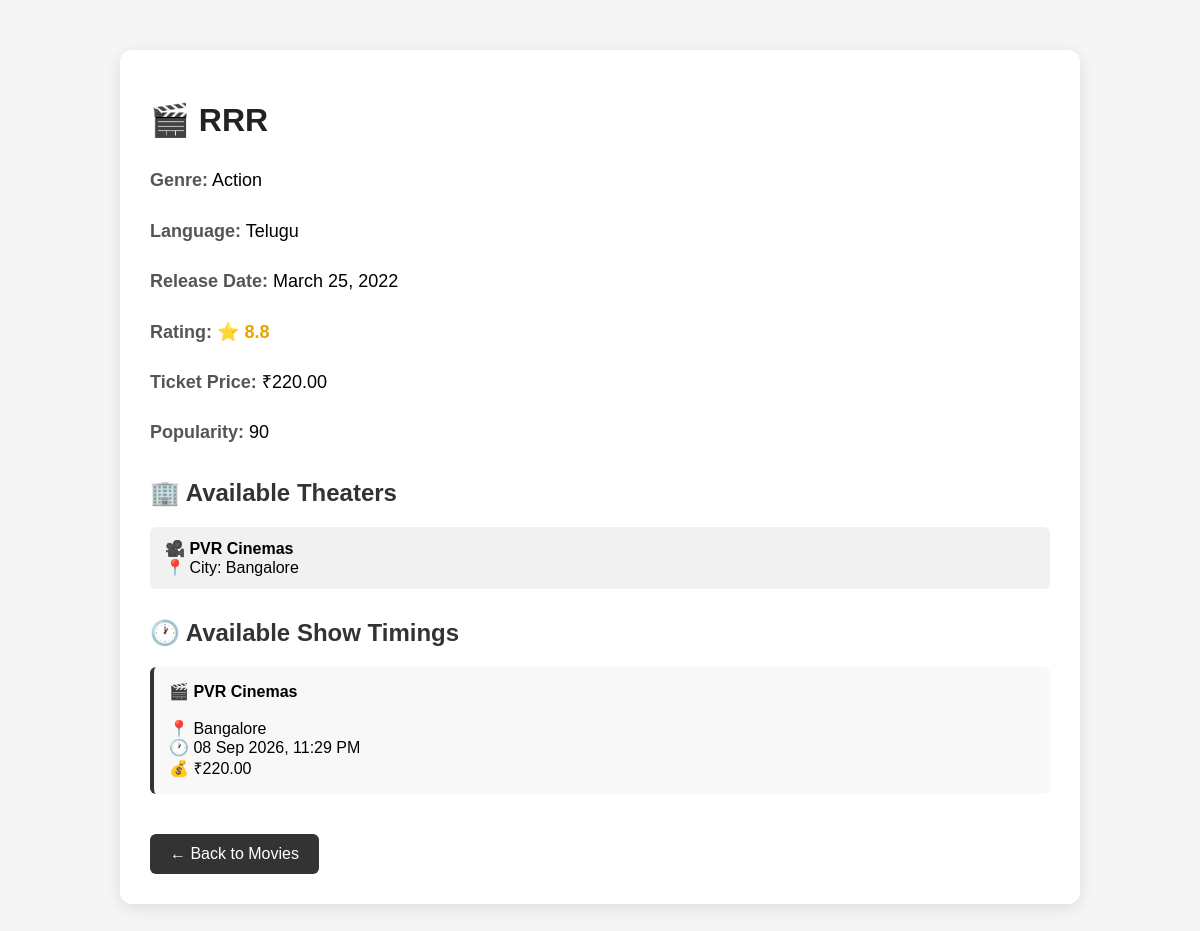
Page /movie/2/ (signed in) on the committed database.
### movies/models.py (models this page shows, shortened)
class Movie(models.Model):
    LANGUAGE_CHOICES = [
        ("Telugu", "Telugu"),
        ("Hindi", "Hindi"),
        ("Tamil", "Tamil"),
        ("Kannada", "Kannada"),
        ("English", "English"),
    ]
    title = models.CharField(
        max_length=200,
        db_index=True
    )
    genre = models.ForeignKey(
        Genre,
        on_delete=models.CASCADE,
        related_name="movies"
    )
    language = models.CharField(
        max_length=50,
        choices=LANGUAGE_CHOICES,
        db_index=True
    )
    release_date = models.DateField(
        db_index=True
    )
    rating = models.DecimalField(
        max_digits=3,
        decimal_places=1,
        default=0
    )
    ticket_price = models.DecimalField(
        max_digits=8,
        decimal_places=2
    )
    popularity = models.PositiveIntegerField(
        default=0,
        db_index=True
    )
    theaters = models.ManyToManyField(
        Theater,
        related_name="movies"
    )
    created_at = models.DateTimeField(
        auto_now_add=True
    )
    class Meta:
        indexes = [
            models.Index(
                fields=["title", "language"]
            ),
            models.Index(
                fields=["release_date", "rating"]
            ),
            models.Index(
                fields=["popularity"]
            ),
        ]

class Genre(models.Model):
    name = models.CharField(
        max_length=100,
        unique=True
    )

class Theater(models.Model):
    name = models.CharField(
        max_length=150
    )
    city = models.ForeignKey(
        City,
        on_delete=models.CASCADE,
        related_name="theaters"
    )

class City(models.Model):
    name = models.CharField(
        max_length=100,
        unique=True
    )

class Show(models.Model):
    movie = models.ForeignKey(
        Movie,
        on_delete=models.CASCADE,
        related_name="shows"
    )
    theater = models.ForeignKey(
        Theater,
        on_delete=models.CASCADE,
        related_name="shows"
    )
    show_time = models.DateTimeField(
        db_index=True
    )
    ticket_price = models.DecimalField(
        max_digits=8,
        decimal_places=2
    )
    class Meta:
        indexes = [
            models.Index(
                fields=["movie", "show_time"]
            ),
            models.Index(
                fields=["theater", "show_time"]
            ),
        ]

### movies/views.py (the view)
@login_required
def movie_detail(request, movie_id):
    movie = get_object_or_404(
        Movie.objects
        .select_related("genre")
        .prefetch_related("theaters__city"),
        id=movie_id
    )
    RecentlyViewed.objects.update_or_create(
        user=request.user,
        movie=movie,
        defaults={
            "viewed_at": timezone.now()
        }
    )
    return render(
        request,
        "movies/movie_detail.html",
        {
            "movie": movie
        }
    )

### movies/templates/movies/movie_detail.html (shortened to what this page needs)
<!DOCTYPE html>
<html lang="en">
<head>
</head>
<body>
<div class="container">
    <h1>🎬 {{ movie.title }}</h1>
    <div class="details">
        <p>
            <span class="label">Genre:</span>
            {{ movie.genre.name }}
        </p>
        <p>
            <span class="label">Language:</span>
            {{ movie.language }}
        </p>
        <p>
            <span class="label">Release Date:</span>
            {{ movie.release_date }}
        </p>
        <p>
            <span class="label">Rating:</span>
            <span class="rating">
                ⭐ {{ movie.rating }}
            </span>
        </p>
        <p>
            <span class="label">Ticket Price:</span>
            ₹{{ movie.ticket_price }}
        </p>
        <p>
            <span class="label">Popularity:</span>
            {{ movie.popularity }}
        </p>
    </div>
    <h2>🏢 Available Theaters</h2>
    {% for theater in movie.theaters.all %}
        <div class="theater-item">
            🎥 <strong>{{ theater.name }}</strong>
            <br>
            📍 City:
            {{ theater.city.name }}
        </div>
    {% empty %}
        <p class="empty-message">
            No theaters available for this movie.
        </p>
    {% endfor %}
    <h2>🕐 Available Show Timings</h2>
    {% for show in movie.shows.all %}
        <div class="show-item">
            <strong>
                🎬 {{ show.theater.name }}
            </strong>
            <br><br>
            📍 {{ show.theater.city.name }}
            <br>
            🕐
            {{ show.show_time|date:"d M Y, h:i A" }}
            <br>
            💰
            ₹{{ show.ticket_price }}
        </div>
    {% empty %}
        <p class="empty-message">
            No show timings available.
        </p>
    {% endfor %}
    <a href="{% url 'movie_list' %}" class="back-button">
        ← Back to Movies
    </a>
</div>
</body>
</html>

### movies/templates/movies/movie_detail.html (style rules this page uses)
body { font-family: Arial, sans-serif; background: #f5f5f5; margin: 0; padding: 0; }
.container { width: 80%; max-width: 900px; margin: 50px auto; background: white; padding: 30px; border-radius: 12px; box-shadow: 0 4px 15px rgba(0, 0, 0, 0.1); }
h1 { color: #222; margin-bottom: 25px; }
h2 { color: #333; margin-top: 30px; }
.details { font-size: 18px; line-height: 1.8; }
.label { font-weight: bold; color: #555; }
.rating { color: #e6a400; font-weight: bold; }
.theater-item { background: #f1f1f1; padding: 12px 15px; margin: 8px 0; border-radius: 6px; }
.show-item { background: #f8f8f8; padding: 15px; margin: 10px 0; border-left: 4px solid #333; border-radius: 6px; }
.back-button { display: inline-block; margin-top: 30px; padding: 11px 20px; background: #333; color: white; text-decoration: none; border-radius: 6px; }

### rows in the picture
Movie: title "RRR", genre.name "Action", language "Telugu", release_date "March 25, 2022", rating "8.8", ticket_price "220.00", popularity "90"
Theater: name "PVR Cinemas", city.name "Bangalore"
Show: theater.name "PVR Cinemas", theater.city.name "Bangalore", show_time "08 Sep 2026, 11:29 PM", ticket_price "220.00"
